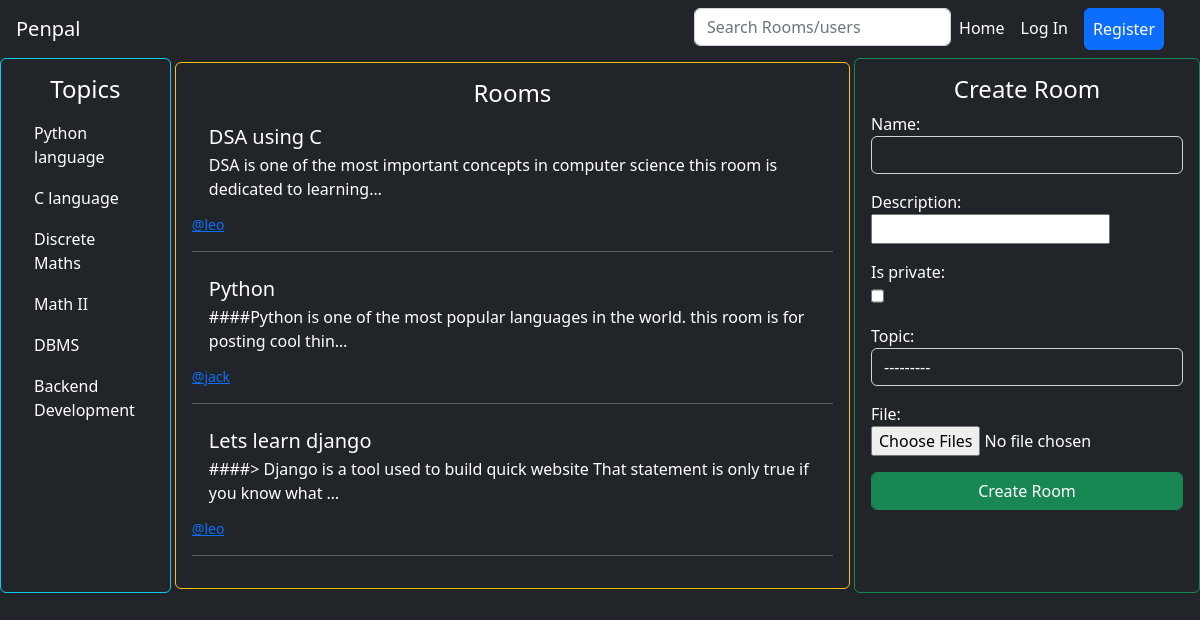
The page / on the database its author committed.
### base/models.py (models this page shows, shortened)
class Topic(models.Model):
    name = models.CharField(max_length=50)
    def __str__(self):
        return self.name

class Room(models.Model):
    name = models.CharField(max_length=120)
    description = MarkdownField(rendered_field='description_rendered', validator=VALIDATOR_STANDARD)
    description_rendered = RenderedMarkdownField()
    is_private = models.BooleanField(default=False)
    created_at = models.DateTimeField(auto_now_add=True)
    updated_at = models.DateTimeField(auto_now=True)
    topic = models.ForeignKey(Topic,null=True, on_delete=models.SET_NULL ,related_name='topic_rooms')
    creator = models.ForeignKey(Account,null=True,on_delete=models.SET_NULL,related_name='created_rooms')
    admins = models.ManyToManyField(Account,related_name='administrated_rooms')
    participants = models.ManyToManyField(Account,related_name='joined_rooms')
    class Meta:
        ordering = ['-created_at']

### accounts/models.py (models this page shows, shortened)
class Account(AbstractBaseUser,PermissionsMixin):
    id = models.UUIDField(primary_key = True,default=uuid.uuid4,editable=False)
    Genders=[
        ("Male","Male"),
        ("Female","Female")
    ]
    email = models.EmailField(verbose_name="email", max_length=60, unique=True)
    username = models.CharField(max_length=30, unique=True)
    gender = models.CharField(max_length=7,choices=Genders,default = "Male")
    phone_num = PhoneNumberField(blank=True)
    current_residence = CountryField(null =True , blank = True)
    nationality = CountryField(null =True , blank = True)
    date_joined = models.DateTimeField(verbose_name="date joined", auto_now_add=True)
    last_login = models.DateTimeField(verbose_name="last login", auto_now=True)
    is_active = models.BooleanField(default=True)
    is_admin = models.BooleanField(default=False)
    is_staff = models.BooleanField(default=False)
    is_superuser = models.BooleanField(default=False)
    profile_image = models.URLField(default="https://www.freeiconspng.com/thumbs/account-icon/account-icon-33.png")
    USERNAME_FIELD = "email"
    REQUIRED_FIELDS = [
        'username',
    ]
    objects = MyAccountManager()
    class Meta:
        unique_together = ('username','email')
    def __str__(self):
        return f"<a href='/accounts/{self.id}'>@{self.username}</a>"

### base/views.py (the view)
# urls.py: path('',index,name='index'),
def index(request):
    context = {}
    rooms = ''
    if request.GET:
        t = request.GET.get('t')
        s = request.GET.get('s')
        if t:
            rooms = Room.objects.filter(Q(topic__name__icontains = t)).exclude(is_private = True)
        elif s:
            if s.startswith('@'):
                try:
                    user = Account.objects.get(username = s[1:])
                except:
                    return HttpResponse("<h1>USER NOT FOUND</h1>",status = 404)
                return HttpResponseRedirect(reverse('profile', args=(user.id,)))
            else:
                rooms = Room.objects.filter(Q(name__icontains = s))
    else:
        rooms = Room.objects.all().exclude(is_private=True)
    context['rooms'] = rooms
    context['creation_form'] = RoomCreationForm()
    context['file_form'] = RoomFileForm()
    context['topics'] = Topic.objects.all()
    return render(request,"index.html",context)

### base/forms.py
class RoomCreationForm(forms.ModelForm):
    class Meta:
        model = Room
        fields = ('name','description','is_private','topic',)
        widgets = {
            'name': forms.TextInput(attrs={'class':'bg-dark text-white form-control'}),
            'description': MDEWidget(attrs={'class':'bg-dark text-white form-control'}),
            'is_private': forms.CheckboxInput(attrs={'class':'form-check',}),
            'topic': forms.Select(attrs={'class':'form-control text-white bg-dark'}),
        }

class RoomFileForm(forms.ModelForm):
    file = forms.FileField(required=False,widget=ClearableMultipleFileInput())
    class Meta:
        model = RoomFile
        fields = ['file']

### base/widgets.py (called while the page is built)
    def is_initial(self, value):
        return bool(value)

### base/templates/index.html (shortened to what this page needs)
{% extends 'layout.html' %}
{% block body %}
<div style="display: grid; grid-template-columns: 1fr 4fr 1fr;">
    <div class="border rounded border-info list-group p-3">
        <h4 class="text-center">Topics</h4>
        {% for topic in topics %}
        <a href="{% url 'index' %}?t={{topic.name}}" class="list-group-item list-group-item-action bg-dark text-white border-dark">
            {{ topic.name }}
        </a>
        {% endfor %}
    </div>
    <div class="border rounded border-warning list-group p-3 m-1">
        <h4 class="text-center">Rooms</h4>
        {% include "base/rooms.html" %}
    </div>
    <div class="container border rounded border-success p-3">
        <h4 class="text-center">Create Room</h4>
        <form action="{% url 'create_room' %}" method="post">
            {{ creation_form.as_p }}
            {{ file_form.as_p }}
            <input type="submit" class="btn btn-success form-control" value="Create Room">
        </form>
    </div>
</div>
{% endblock %}

### base/templates/base/rooms.html (shortened to what this page needs)
{% for room in rooms %}
<a href="{% url 'view_room' room.id %}" class="list-group-item list-group-item-action flex-column align-items-start bg-dark text-white border-dark">
    <div class="d-flex w-100 justify-content-between">
        <h5 class="mb-1">{{ room.name }}</h5>
    </div>
    <p class="mb-1">{{room.description | truncatechars:100}}</p>
    <small>{{room.creator | safe}}</small>
</a>
<hr>
{% empty %}
<h3>No rooms</h3>
{% endfor %}

### rows shown on the page
Topic: name "Python language"
Topic: name "C language"
Topic: name "Discrete Maths"
Topic: name "Math II"
Topic: name "DBMS"
Topic: name "Backend Development"
Room: name "DSA using C", description "DSA is one of the most important concepts in computer science this room is dedicated to learning…", creator "@leo"
Room: name "Python", description "####Python is one of the most popular languages in the world. this room is for posting cool thin…", creator "@jack"
Room: name "Lets learn django", description "####> Django is a tool used to build quick website That statement is only true if you know what …", creator "@leo"

### other values the page prints
{{ file_form.as_p }} "File:"
